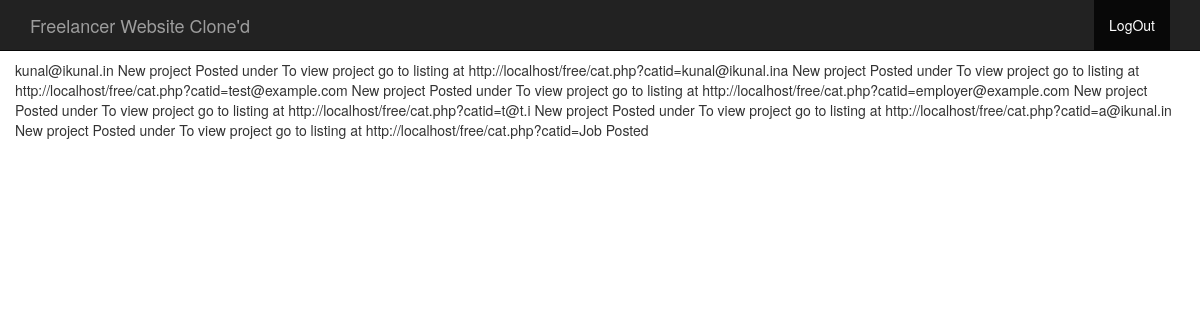
The app's page /dashboard/post-job.php (signed in) with its own data.
### tables this page shows
CREATE TABLE IF NOT EXISTS `user` (
  `id` int(11) NOT NULL AUTO_INCREMENT,
  `username` varchar(250) NOT NULL,
  `email` varchar(250) NOT NULL,
  `password` text,
  `hash` text,
  `active` int(11) NOT NULL DEFAULT '0',
  `type` int(11) NOT NULL,
  `full_name` varchar(250) NOT NULL,
  `skills` text NOT NULL,
  `address` text NOT NULL,
  `city` varchar(200) NOT NULL,
  `country` varchar(150) NOT NULL,
  `pincode` varchar(10) NOT NULL,
  PRIMARY KEY (`id`),
  UNIQUE KEY `username` (`username`,`email`)
);

CREATE TABLE IF NOT EXISTS `website_config` (
  `id` int(11) NOT NULL AUTO_INCREMENT,
  `config` varchar(200) NOT NULL,
  `value` text NOT NULL,
  PRIMARY KEY (`id`),
  UNIQUE KEY `config` (`config`)
);

### classes/db_func.php (called while the page is built)
<?php
function get_result( $Statement ) {
    $RESULT = array();
    $Statement->store_result();
    for ( $i = 0; $i < $Statement->num_rows; $i++ ) {
        $Metadata = $Statement->result_metadata();
        $PARAMS = array();
        while ( $Field = $Metadata->fetch_field() ) {
            $PARAMS[] = &$RESULT[ $i ][ $Field->name ];
        }
        call_user_func_array( array( $Statement, 'bind_result' ), $PARAMS );
        $Statement->fetch();
    }
    return $RESULT;
}
?>

### classes/WebsiteConfig.class.php (called while the page is built)
<?php
class WebsiteConfig{
	public function getConfigValue($value){
		$get_value = $this->DbQuery($value);
		foreach ($get_value as $key) {
			$result = $key['value'];
		}
		return $result;
	}
	private function DbQuery($find){
		global $dblink;
		$query = "SELECT * FROM website_config WHERE config = '$find'";
		$value = $dblink->query($query);
		return $value;
	}
}
?>

### classes/dashboard-loader.php (called while the page is built, shortened)
<?php
include __DIR__ . '/../config.php';
include_once 'WebsiteConfig.class.php';
$websiteConfig = new WebsiteConfig();
$url = $websiteConfig->getConfigValue('url');
include_once 'MailSend.class.php';
include_once 'ProfileSave.class.php';
$profile = new ProfileSave();
include('db_func.php');
?>

### classes/ProfileSave.class.php (called while the page is built, shortened)
<?php
class ProfileSave {
	public function search($emailid) {
		global $dblink;
		$v = $dblink->prepare("SELECT * FROM user WHERE email=? or username=?");
		$v->bind_param("ss", $emailid, $emailid);
		$v->execute();
		$result = get_result($v);
		return $result;
	}
}
?>

### classes/MailSend.class.php (the view, shortened to what this page needs)
<?php
class MailSend{
	private function send($to, $subject, $message){
		echo $to."\n".$subject."\n".$message;
	}
	public function notificationOnCategory($catid){
		global $dblink;
		global $url;
		$s = "%$value%";
		$v1 = $dblink->prepare("SELECT * FROM user WHERE skills LIKE ?");
		$v1->bind_param("s", $s);
		$v1->execute();
		$userArray = get_result($v1);
		$subject = "New project Posted under ".$value;
		$message = "To view project go to listing at ".$url."/cat.php?catid=".$catid;
		foreach ($userArray as $key ) {
			$to = $key['email'];
			$this->send($to, $subject, $message);
		}
	}
}
?>

### css/style.css (style rules this page uses)
body { padding-top: 60px; }

### records on screen
user: email "kunal@ikunal.in"
website_config: value "To view project go to listing at http://localhost/free/cat.php?catid="
user: email "kunal@ikunal.ina"
user: email "test@example.com"
user: email "employer@example.com"
user: email "t@t.i"
user: email "a@ikunal.in"

### other values on screen
$websiteConfig->getConfigValue('title') "Freelancer Website Clone'd"
